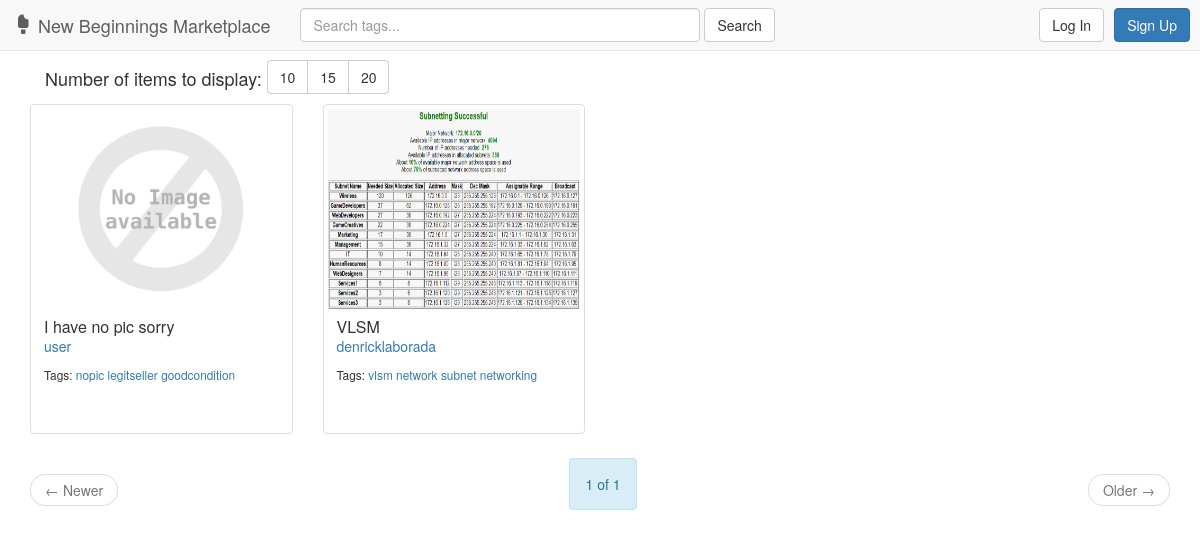
The page / on the database its author committed.
### marketplace/models.py (models this page shows, shortened)
class Post(models.Model):
    user = models.ForeignKey(User, on_delete=models.CASCADE)
    image = models.ImageField(upload_to='marketplace/static/marketplace/img/', blank=True, default='marketplace/static/marketplace/img/def/default.png')
    name = models.CharField(max_length=25)
    condition = models.CharField(max_length=50)
    quantity = models.PositiveIntegerField(default=1, validators=[MinValueValidator(1)])
    CHOICES = (
        ('Academic', 'Academic'),
        ('Office', 'Office'),
    )
    type = models.CharField(max_length=8, choices=CHOICES)
    course = models.CharField(max_length=20, blank=True)
    tags = TaggableManager(blank=True)

### marketplace/views.py (the view)
# urls.py: url(r'^$', views.index, name='index'),
def index(request):
    latest_post_list = Post.objects.all().order_by('-id')
    search = request.GET.get('query')
    page = request.GET.get('page')
    itemnum = request.GET.get('c')
    if search:
        latest_post_list = latest_post_list.filter(tags__name__in=[search]).distinct()
    paginator = Paginator(latest_post_list, 10)
    if itemnum:
        paginator = Paginator(latest_post_list, itemnum)
    if request.method == 'POST':
        regform = RegistrationForm(request.POST)
        postform = PostForm(request.POST, request.FILES)
        if regform.is_valid():
            regform.save()
            return redirect('/')
        elif request.user.is_authenticated():
            if postform.is_valid():
                obj = postform.save(commit=False)
                obj.user = request.user
                obj.image = postform.cleaned_data['image']
                obj.save()
                postform.save_m2m()
                return redirect('/')
        else:
            postform = PostForm()
            regform = RegistrationForm()
            context = {
                'latest_post_list': latest_post_list,
                'regform': regform,
                'postform': postform,
            }
            return login(request, context, template_name='marketplace/err.html')
    else:
        postform = PostForm()
        regform = RegistrationForm()
        try:
            latest_post_list = paginator.page(page)
        except PageNotAnInteger:
            latest_post_list = paginator.page(1)
        except EmptyPage:
            latest_post_list = paginator.page(paginator.num_pages)
        context = {
            'latest_post_list': latest_post_list,
            'regform': regform,
            'postform': postform,
        }
        return render(request, 'marketplace/index.html', context)

### marketplace/forms.py (shortened to what this page needs)
class RegistrationForm(UserCreationForm):
    first_name = forms.CharField(required=True)
    last_name = forms.CharField(required=True)
    degree_or_office = forms.CharField(required=True)
    class Meta:
        model = User
        fields = (
            'username',
            'first_name',
            'last_name',
            'password1',
            'password2',
            'degree_or_office',
        )

class PostForm(forms.ModelForm):
    name = forms.CharField(required=True)
    condition = forms.CharField(required=True)
    type = forms.ChoiceField(choices=Post.CHOICES, required=True)
    quantity = forms.IntegerField(required=True, initial='1', min_value=1)
    class Meta:
        model = Post
        fields = (
            'image',
            'name',
            'condition',
            'quantity',
            'type',
            'course',
            'tags',
        )

### marketplace/templates/marketplace/index.html (shortened to what this page needs)
{% extends 'marketplace/includes/header.html' %}
{% block body %}
    <div class="container">
        {% if latest_post_list %}
            <div class="col-md-12 col-sm-12">
                <span><h4 style="display: inline;">Number of items to display: </h4></span>
                <div class="btn-group" role="group" style="margin-bottom: 10px;">
                    <button id="btn10" type="button" class="btn btn-default">10</button>
                    <button id="btn15" type="button" class="btn btn-default">15</button>
                    <button id="btn20" type="button" class="btn btn-default">20</button>
                </div>
            </div>
            <div class="row">
                {% for post in latest_post_list %}
                    <div class="col-sm-6 col-md-3">
                        <div class="thumbnail">
                            <a data-toggle="modal" data-target="#postModal{{ post.id }}" href="javascript:void(0);"><img src="{{ post.image.url }}" style="height:200px;"></a>
                            <div class="caption" style="height: 120px;">
                                <h3 class="panel-title"><a data-toggle="modal" data-target="#postModal{{ post.id }}" href="javascript:void(0);">{{ post.name }}</a></h3>
                                <p><a href="{% url 'marketplace:userdetails' post.user.id %}">
                                    {{ post.user }}
                                </a></p>
                                <p><small>Tags:
                                    {% for t in post.tags.all %}
                                        <a href="{% url 'marketplace:tagresults' t.name %}">{{ t.name }}</a>
                                    {% endfor %}
                                </small></p>
                            </div>
                        </div>
                    </div>
                {% endfor %}
            </div>
            <nav aria-label="Pagination">
                <ul class="pager">
                    {% if latest_post_list.has_previous %}
                        <li class="previous"><a href="?page={{ latest_post_list.previous_page_number }}"><span aria-hidden="true">&larr;</span> Newer</a></li>
                    {% else %}
                        <li class="previous disabled"><a><span aria-hidden="true">&larr;</span> Newer</a></li>
                    {% endif %}
                    <span class="alert alert-info">
                        {{ latest_post_list.number }} of {{ latest_post_list.paginator.num_pages }}
                    </span>
                    {% if latest_post_list.has_next %}
                        <li class="next"><a href="?page={{ latest_post_list.next_page_number }}">Older <span aria-hidden="true">&rarr;</span></a></li>
                    {% else %}
                         <li class="next disabled"><a>Older <span aria-hidden="true">&rarr;</span></a></li>
                    {% endif %}
                </ul>
            </nav>
        {% else %}
            <div class="alert-danger">No posts are available.</div>
        {% endif %}
    </div>
{% endblock %}

### rows shown on the page
Post: image (placeholder picture), name "I have no pic sorry", user "user"
Tag: name "nopic"
Tag: name "legitseller"
Tag: name "goodcondition"
Post: image (picture), name "VLSM", user "denricklaborada"
Tag: name "vlsm"
Tag: name "network"
Tag: name "subnet"
Tag: name "networking"

### other values the page prints
{{ latest_post_list.number }} "1"
{{ latest_post_list.paginator.num_pages }} "1"
